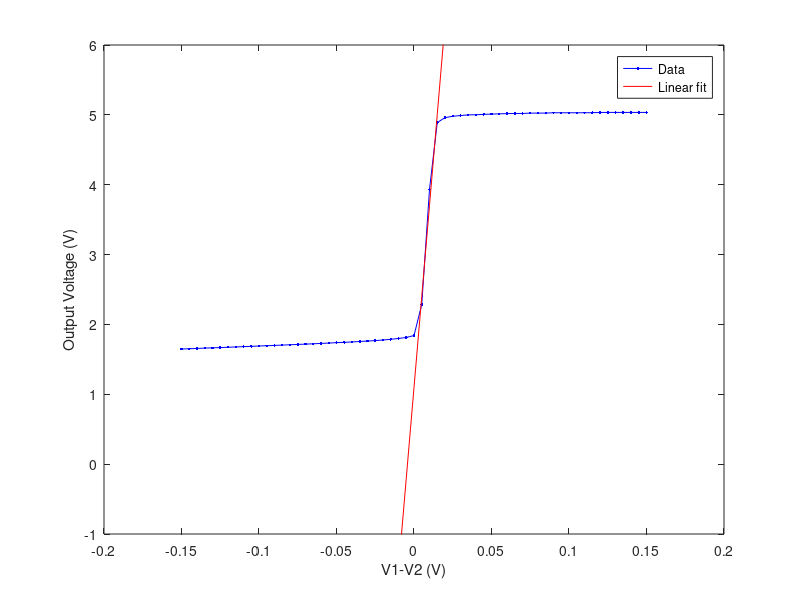
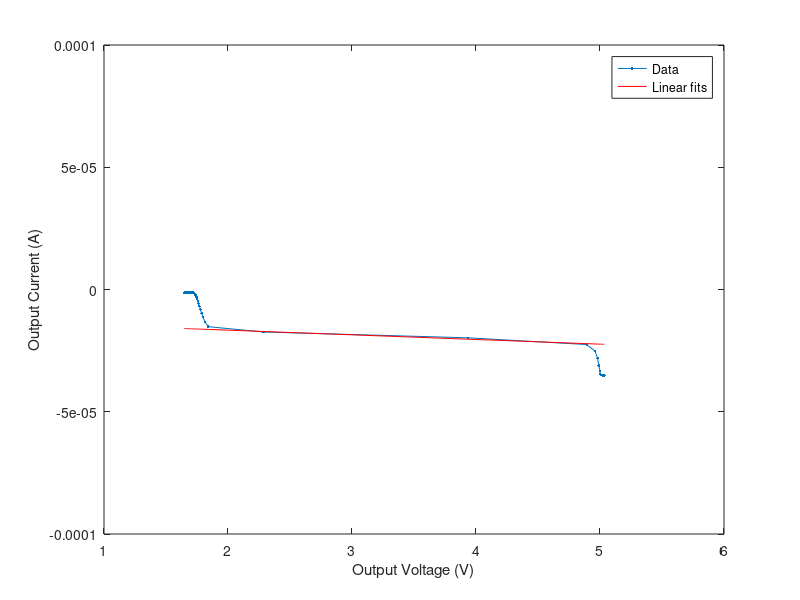
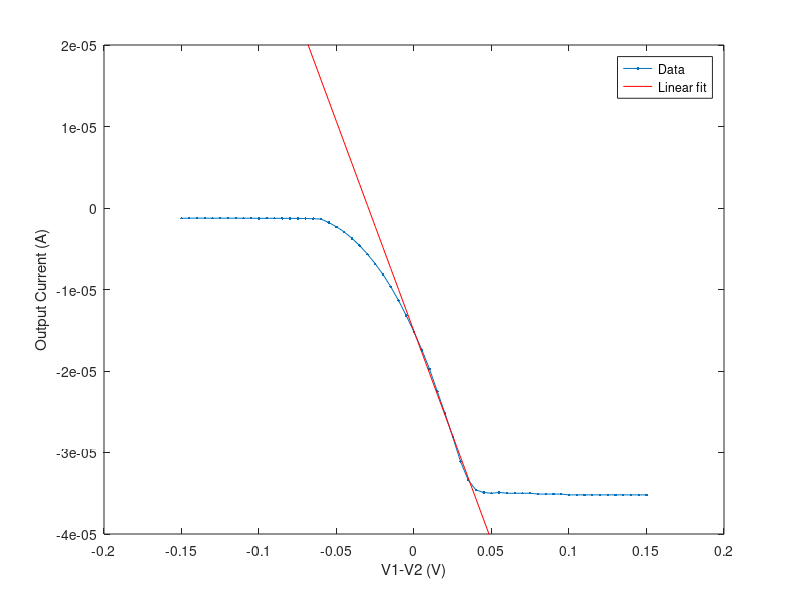
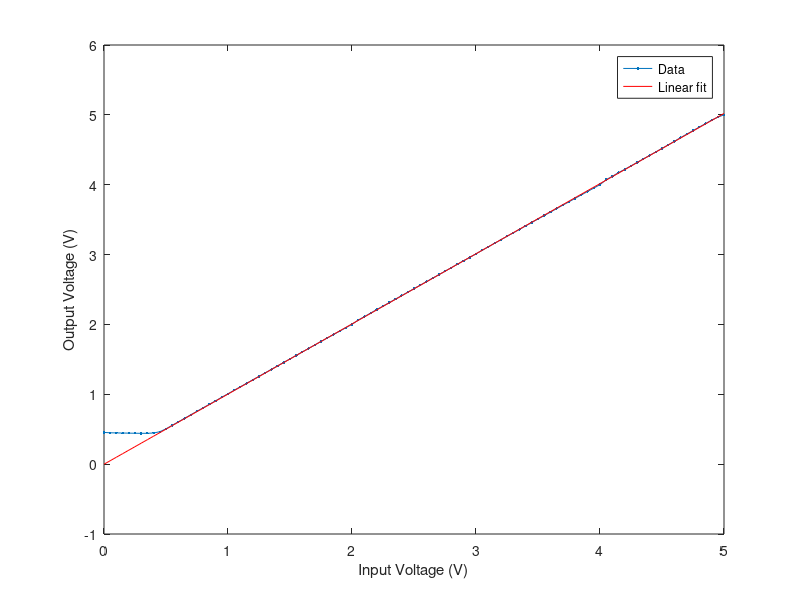

Recreate these plots in MATLAB, in order.
load('lab8data.mat')


%% Experiment 2

p2 = polyfit(Vdm(32:34),Vout_exp2(32:34),1);
y2 = polyval(p2,Vdm);


figure
plot(Vdm,Vout_exp2,'b.-')
hold on 
plot(Vdm,y2,'r')

hold off
xlabel('V1-V2 (V)')
ylabel('Output Voltage (V)')
legend('Data','Linear fit')
ylim([-1,6])

%%
p3 = polyfit(Vout_exp2(32:34),Iout_fixed(32:34),1);
y3 = polyval(p3,Vout_exp2);


figure
plot(Vout_exp2,Iout_fixed,'.-')
hold on 
plot(Vout_exp2,y3,'r')

hold off
xlabel('Output Voltage (V)')
ylabel('Output Current (A)')
legend('Data','Linear fits')
ylim([-1e-4,1e-4])


p4 = polyfit(Vdm(30:37),Iout_fixed(30:37),1);
y4 = polyval(p4,Vdm);

figure
plot(Vdm,Iout_fixed,'.-')
hold on
plot(Vdm,y4,'r')
hold off
xlabel('V1-V2 (V)')
ylabel('Output Current (A)')
legend('Data','Linear fit')
ylim([-4e-5,2e-5])

%% Experiment 3

%Vout_Vin_exp3
p5 = polyfit(Vout_sweep(30:100),Vout_exp3(30:100),1);
y5 = polyval(p5,Vout_sweep);

figure
plot(Vout_sweep,Vout_exp3,'.-')
hold on 
plot(Vout_sweep,y5,'r')
hold off
xlabel('Input Voltage (V)')
ylabel('Output Voltage (V)')
legend('Data','Linear fit')


%Vout_Vin_diff_exp3
p6 = polyfit(Vout_sweep(30:80),Vout_Vin(30:80),1);
y6 = polyval(p6,Vout_sweep);

figure
plot(Vout_sweep,Vout_Vin,'.-')
hold on
plot(Vout_sweep,y6,'r')
hold off
xlabel('Input Voltage (V)')
ylabel('Vout - Vin (V)')
legend('Data','Linear fit')